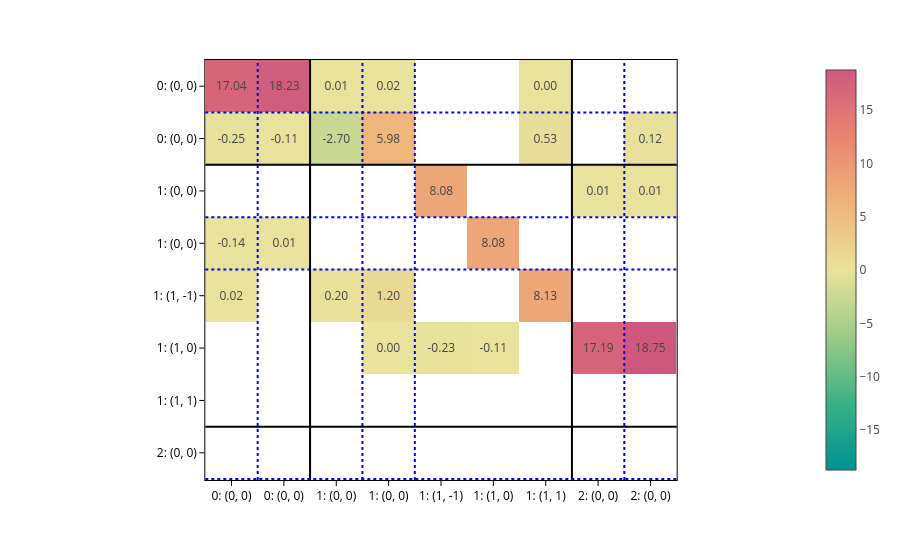
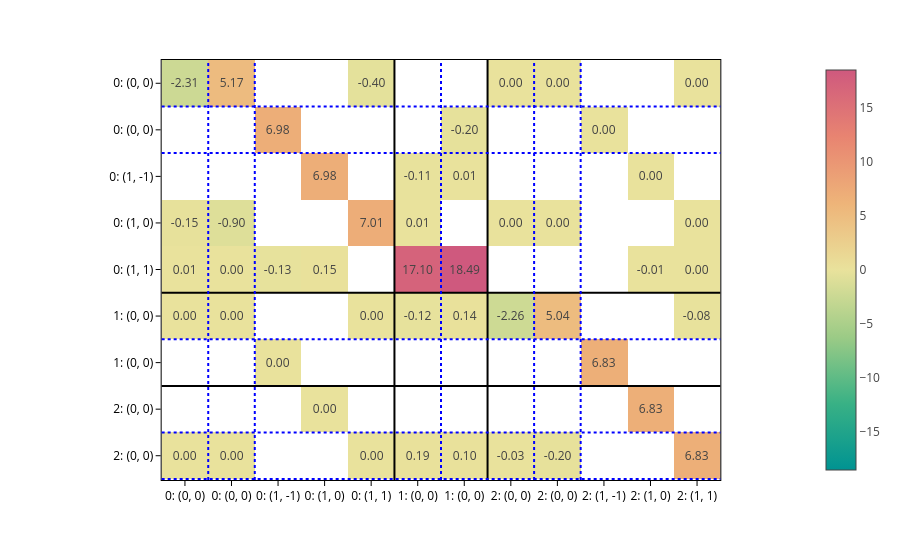

The cell these charts' notebook holds for them, in order:
### Markdown cell above
You can of course plot the predicted matrices:

### Code cell
matrices = processor.matrix_from_data(data, predictions=out)

for config, matrix in zip(configs, matrices):
    plot_basis_matrix(
        matrix*100,
        config,
        point_lines={"color": "black"},
        basis_lines={"color": "blue"},
        colorscale="temps",
        text=".2f",
        basis_labels=True,
    ).show()

### Figure 1 — Plotly figure (JSON) as saved in the notebook; plotly's stock layout.template omitted (floating-point values rounded to 4 significant figures)
{"data": [{"coloraxis": "coloraxis", "hovertemplate": "x: %{x}<br>y: %{y}<br>color: %{z}<extra></extra>", "name": "0", "texttemplate": "%{z:.2f}", "type": "heatmap", "xaxis": "x", "yaxis": "y", "z": [[17.04, 18.23, 0.01494, 0.02414, null, null, -0.0008452, null, null], [-0.2527, -0.113, -2.698, 5.981, null, null, 0.5313, null, 0.1199], [null, null, null, null, 8.084, null, null, 0.01406, 0.009405], [-0.1356, 0.01395, null, null, null, 8.084, null, null, null], [0.02251, null, 0.2026, 1.204, null, null, 8.131, null, null], [null, null, null, 0.0008402, -0.2321, -0.1051, null, 17.19, 18.75]]}], "layout": {"coloraxis": {"cmid": 0, "colorscale": [[0, "rgb(0, 147, 146)"], [0.1667, "rgb(57, 177, 133)"], [0.3333, "rgb(156, 203, 134)"], [0.5, "rgb(233, 226, 156)"], [0.6667, "rgb(238, 180, 121)"], [0.8333, "rgb(232, 132, 113)"], [1, "rgb(207, 89, 126)"]]}, "margin": {"t": 60}, "shapes": [{"line": {"color": "black"}, "type": "line", "x0": 0, "x1": 1, "xref": "x domain", "y0": 1.5, "y1": 1.5, "yref": "y"}, {"line": {"color": "black"}, "type": "line", "x0": 1.5, "x1": 1.5, "xref": "x", "y0": 0, "y1": 1, "yref": "y domain"}, {"line": {"color": "black"}, "type": "line", "x0": 0, "x1": 1, "xref": "x domain", "y0": 6.5, "y1": 6.5, "yref": "y"}, {"line": {"color": "black"}, "type": "line", "x0": 6.5, "x1": 6.5, "xref": "x", "y0": 0, "y1": 1, "yref": "y domain"}, {"line": {"color": "blue", "dash": "dot"}, "type": "line", "x0": 0, "x1": 1, "xref": "x domain", "y0": 0.5, "y1": 0.5, "yref": "y"}, {"line": {"color": "blue", "dash": "dot"}, "type": "line", "x0": 0.5, "x1": 0.5, "xref": "x", "y0": 0, "y1": 1, "yref": "y domain"}, {"line": {"color": "blue", "dash": "dot"}, "type": "line", "x0": 0, "x1": 1, "xref": "x domain", "y0": 2.5, "y1": 2.5, "yref": "y"}, {"line": {"color": "blue", "dash": "dot"}, "type": "line", "x0": 2.5, "x1": 2.5, "xref": "x", "y0": 0, "y1": 1, "yref": "y domain"}, {"line": {"color": "blue", "dash": "dot"}, "type": "line", "x0": 0, "x1": 1, "xref": "x domain", "y0": 3.5, "y1": 3.5, "yref": "y"}, {"line": {"color": "blue", "dash": "dot"}, "type": "line", "x0": 3.5, "x1": 3.5, "xref": "x", "y0": 0, "y1": 1, "yref": "y domain"}, {"line": {"color": "blue", "dash": "dot"}, "type": "line", "x0": 0, "x1": 1, "xref": "x domain", "y0": 7.5, "y1": 7.5, "yref": "y"}, {"line": {"color": "blue", "dash": "dot"}, "type": "line", "x0": 7.5, "x1": 7.5, "xref": "x", "y0": 0, "y1": 1, "yref": "y domain"}], "xaxis": {"anchor": "y", "constrain": "domain", "domain": [0, 1], "scaleanchor": "y", "ticktext": ["0: (0, 0)", "0: (0, 0)", "1: (0, 0)", "1: (0, 0)", "1: (1, -1)", "1: (1, 0)", "1: (1, 1)", "2: (0, 0)", "2: (0, 0)"], "tickvals": [0, 1, 2, 3, 4, 5, 6, 7, 8]}, "yaxis": {"anchor": "x", "autorange": "reversed", "constrain": "domain", "domain": [0, 1], "ticktext": ["0: (0, 0)", "0: (0, 0)", "1: (0, 0)", "1: (0, 0)", "1: (1, -1)", "1: (1, 0)", "1: (1, 1)", "2: (0, 0)", "2: (0, 0)"], "tickvals": [0, 1, 2, 3, 4, 5, 6, 7, 8]}}}

### Figure 2 — Plotly figure (JSON) as saved in the notebook; plotly's stock layout.template omitted (floating-point values rounded to 4 significant figures)
{"data": [{"coloraxis": "coloraxis", "hovertemplate": "x: %{x}<br>y: %{y}<br>color: %{z}<extra></extra>", "name": "0", "texttemplate": "%{z:.2f}", "type": "heatmap", "xaxis": "x", "yaxis": "y", "z": [[-2.31, 5.172, null, null, -0.3992, null, null, 2.154e-05, -8.848e-05, null, null, 1.613e-05], [null, null, 6.975, null, null, null, -0.2009, null, null, 7.429e-05, null, null], [null, null, null, 6.975, null, -0.109, 0.01306, null, null, null, 7.429e-05, null], [-0.1532, -0.9007, null, null, 7.005, 0.008719, null, 1.309e-05, -4.892e-05, null, null, -7.191e-05], [0.01319, -0.002658, -0.1311, 0.1543, null, 17.1, 18.49, null, null, null, -0.01225, 0.002513], [2.059e-05, -8.372e-05, null, null, -9.973e-06, -0.1225, 0.1405, -2.265, 5.04, null, null, -0.08404], [null, null, 6.894e-05, null, null, null, null, null, null, 6.827, null, null], [null, null, null, 6.894e-05, null, null, null, null, null, null, 6.827, null], [-9.879e-06, 4.635e-05, null, null, -6.378e-05, 0.1881, 0.0988, -0.03057, -0.1955, null, null, 6.829]]}], "layout": {"coloraxis": {"cmid": 0, "colorscale": [[0, "rgb(0, 147, 146)"], [0.1667, "rgb(57, 177, 133)"], [0.3333, "rgb(156, 203, 134)"], [0.5, "rgb(233, 226, 156)"], [0.6667, "rgb(238, 180, 121)"], [0.8333, "rgb(232, 132, 113)"], [1, "rgb(207, 89, 126)"]]}, "margin": {"t": 60}, "shapes": [{"line": {"color": "black"}, "type": "line", "x0": 0, "x1": 1, "xref": "x domain", "y0": 4.5, "y1": 4.5, "yref": "y"}, {"line": {"color": "black"}, "type": "line", "x0": 4.5, "x1": 4.5, "xref": "x", "y0": 0, "y1": 1, "yref": "y domain"}, {"line": {"color": "black"}, "type": "line", "x0": 0, "x1": 1, "xref": "x domain", "y0": 6.5, "y1": 6.5, "yref": "y"}, {"line": {"color": "black"}, "type": "line", "x0": 6.5, "x1": 6.5, "xref": "x", "y0": 0, "y1": 1, "yref": "y domain"}, {"line": {"color": "blue", "dash": "dot"}, "type": "line", "x0": 0, "x1": 1, "xref": "x domain", "y0": 0.5, "y1": 0.5, "yref": "y"}, {"line": {"color": "blue", "dash": "dot"}, "type": "line", "x0": 0.5, "x1": 0.5, "xref": "x", "y0": 0, "y1": 1, "yref": "y domain"}, {"line": {"color": "blue", "dash": "dot"}, "type": "line", "x0": 0, "x1": 1, "xref": "x domain", "y0": 1.5, "y1": 1.5, "yref": "y"}, {"line": {"color": "blue", "dash": "dot"}, "type": "line", "x0": 1.5, "x1": 1.5, "xref": "x", "y0": 0, "y1": 1, "yref": "y domain"}, {"line": {"color": "blue", "dash": "dot"}, "type": "line", "x0": 0, "x1": 1, "xref": "x domain", "y0": 5.5, "y1": 5.5, "yref": "y"}, {"line": {"color": "blue", "dash": "dot"}, "type": "line", "x0": 5.5, "x1": 5.5, "xref": "x", "y0": 0, "y1": 1, "yref": "y domain"}, {"line": {"color": "blue", "dash": "dot"}, "type": "line", "x0": 0, "x1": 1, "xref": "x domain", "y0": 7.5, "y1": 7.5, "yref": "y"}, {"line": {"color": "blue", "dash": "dot"}, "type": "line", "x0": 7.5, "x1": 7.5, "xref": "x", "y0": 0, "y1": 1, "yref": "y domain"}, {"line": {"color": "blue", "dash": "dot"}, "type": "line", "x0": 0, "x1": 1, "xref": "x domain", "y0": 8.5, "y1": 8.5, "yref": "y"}, {"line": {"color": "blue", "dash": "dot"}, "type": "line", "x0": 8.5, "x1": 8.5, "xref": "x", "y0": 0, "y1": 1, "yref": "y domain"}], "xaxis": {"anchor": "y", "constrain": "domain", "domain": [0, 1], "scaleanchor": "y", "ticktext": ["0: (0, 0)", "0: (0, 0)", "0: (1, -1)", "0: (1, 0)", "0: (1, 1)", "1: (0, 0)", "1: (0, 0)", "2: (0, 0)", "2: (0, 0)", "2: (1, -1)", "2: (1, 0)", "2: (1, 1)"], "tickvals": [0, 1, 2, 3, 4, 5, 6, 7, 8, 9, 10, 11]}, "yaxis": {"anchor": "x", "autorange": "reversed", "constrain": "domain", "domain": [0, 1], "ticktext": ["0: (0, 0)", "0: (0, 0)", "0: (1, -1)", "0: (1, 0)", "0: (1, 1)", "1: (0, 0)", "1: (0, 0)", "2: (0, 0)", "2: (0, 0)", "2: (1, -1)", "2: (1, 0)", "2: (1, 1)"], "tickvals": [0, 1, 2, 3, 4, 5, 6, 7, 8, 9, 10, 11]}}}
